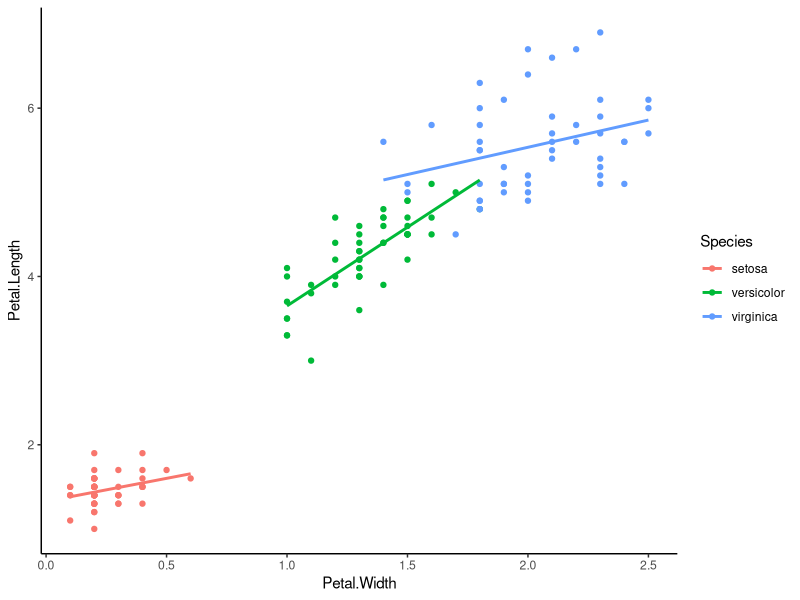

R code for this plot: (Note: this script raises an error after producing the figure.)
## ---- chunk 1
options(htmltools.dir.version = FALSE, max.print = 30, digits = 4)
knitr::opts_chunk$set(fig.align = "center", fig.width = 10, fig.height = 6)
library(tidyverse)
## ---- chunk 2
t.test(extra ~ group, data = sleep)
## ---- chunk 3
ggplot(iris, aes(Petal.Width, Petal.Length, col = Species)) +
  geom_point() + geom_smooth(method = "lm", se = FALSE) + theme_classic()
## ---- chunk 4
horas <- 20
horas

ofertante <- "Enap"
Ofertante
ofertante
## ---- chunk 5
c(1, 6, 11, 16, 21)
1:5
## ---- chunk 6
vetor <- c(1, 6, 11, 16, 21)

vetor[1]
vetor[c(2, 4)]
vetor[-1]
vetor[-c(2, 4)]
## ---- chunk 7
vetor[c(TRUE, FALSE, FALSE, TRUE)]

vetor[!c(TRUE, FALSE, FALSE, TRUE)]

vetor[c(TRUE, FALSE, FALSE, FALSE)]
## ---- chunk 8
class(horas) # numéricos
class(ofertante) # caracteres (strings)
## ---- chunk 9
iris[1:5, ]
class(iris) # data.frame (bases de dados)
## ---- chunk 10
20 + 20

horas + horas

sum(horas, horas, 25)
## ---- chunk 11
"É assim que incluímos texto no R, com aspas"

'Podem ser aspas duplas (") ou simples (\')'

paste(ofertante, "oferece curso de R com duração de", horas, "horas")
## ---- chunk 12
lingua <- "português"
Iingua
Lingua
lingua
## ---- chunk 13
ofertante + horas
## ---- chunk 14
TRUE | FALSE
TRUE & FALSE
all(1:5 > 2)
any(1:5 <= 2)
c(2, 10) %in% 1:5
## ---- chunk 15
NA # Not Available / "Não sei"
NaN  # Not a Number: 1/0
Inf  # Infinito
NULL # Vazio
## ---- chunk 16
nas <- c(1, NA, 3)
nas == 1
nas == NA
is.na(nas)
## ---- chunk 17
x <- 1:10
y <- 1:2

x + 3 # reciclagem
y * 7
x + 1:3
## ---- chunk 18
c(FALSE, TRUE, 1L) # inteiro > lógico

c(1L, 2.4, 3.5) # numérico > inteiro

c(1, 2, 3, "texto") # caracter > numérico
## ---- chunk 19
seq(from = 1, to = 10, by = 3) # usando o nome
 
seq(1, 10, 3) # usando a ordem

seq(by = 3, 1, 10) # usando mistura de nome e ordem
## ---- chunk 20
quadrado <- function(x) {
  x ^ 2
}

quadrado(5)
quadrado(c(5, 10)) # vetorizado
## ---- chunk 21
nomes <- c("Ana", "João", "Maria")

for (cada_nome in nomes) {
  print(paste("Olá ", cada_nome, "!", sep = ""))
}
